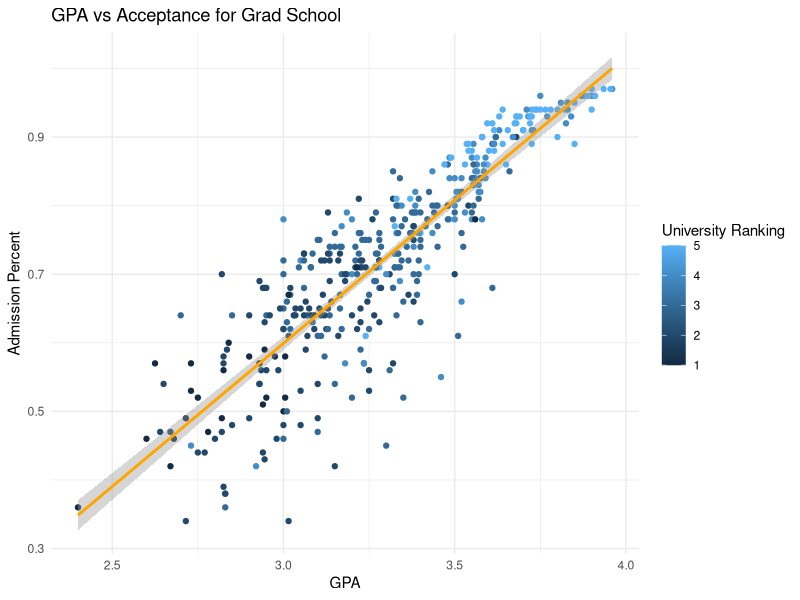

R code for this plot: (Note: this script raises an error after producing the figure.)
## ---- chunk 1
# don't worry about the details of this code for now. By the end of this workshop you will learn what each of these components means and how to use them!

library(tidyverse)

grad_school <- read_csv("grad_school.csv")

ggplot(grad_school, aes(x = gpa, y = admission_percent)) +
  geom_point(aes(color = university_ranking)) + 
  geom_smooth(method = "lm", color = "orange") + 
  labs(
    title="GPA vs Acceptance for Grad School",
    color = "University Ranking",
    x = "GPA",
    y = "Admission Percent"
    )+
  theme_minimal()

## ---- chunk 2
knitr::include_graphics("rstudio_image.png")
## ---- chunk 3

print("Hello world!")

# You can use hashtags to comment your code. R will ignore this line. If you weren't to have put a hashtag, then R might throw an error.
## ---- chunk 4

x <- c(12,3,15,20,5)

# Now, you try! Create a new variable y that stores any five numbers.

y <- c(110, 50, 16, 25, 14)

## ---- chunk 5

mean(x) # takes the mean of the vector x which we named above.

sd(x) # standard deviation

sum(x) 

summary(x) # provides min, 1st quartile, median, mean, 3rd quartile, max

# Now, you try! Run summary() on your vector, y.

summary(y)

## ---- chunk 6
alphabet <- c("a","b","c","d","e")

# Now, you try! Create a vector that holds any words you like. Remember strings and characters go in quotes!

alphabet2 <- c("rectangle", "america", "megaphone", "monday")

# Bonus points if you know what show this vector is a reference to.

## ---- chunk 7
boolean <- c(TRUE, FALSE, NA, TRUE, FALSE)

# Now, you try! Create a boolean variable called boolean2 which has value TRUE TRUE FALSE FALSE FALSE, or any TRUE/FALSE variables you like. Remember that TRUE and FALSE should be capitalized, but without quotes. 

# Side note: R stores TRUE as 1 and FALSE as 0, so you can even do math with it (useful for proportions and binary).

boolean2 <- c(TRUE, TRUE, FALSE, FALSE, FALSE)
mean(boolean2)

## ---- chunk 8

library(tidyverse)

# since we already loaded tidyverse at the top of the session, it will run more quickly than it will when you first open RStudio.
## ---- chunk 9

library(readr) # this package comes loaded with Tidyverse, though, and we've already loaded that!

grad_school <- read_csv("grad_school.csv")

## ---- chunk 10

str(grad_school)

head(grad_school)

tail(grad_school)

## ---- chunk 11

ggplot(grad_school, aes(x=gpa, y=gre)) + # call ggplot(dataset, aes(x,y))
  geom_point(aes(color = university_ranking)) + # we want to make a point graph that distingushes the scools ranking 
  geom_smooth(method="lm") + # add the line atop, using the linear model method
  labs(
    title="Relationship Between GRE Scores and GPA",
    color = "University Ranking"
    ) # title on top, rename the legend

## ---- chunk 12
gre_gpa <- lm(formula=gre~gpa, data = grad_school) # this makes a model


summary(gre_gpa) # this makes a summary of your linear model
## ---- chunk 13
# Now, you try! Using the grad_school dataset, make a linear model that correlates the qualitative score an applicant received on their purpose statement and their letters of recommendation.

lor_pos <- lm(formula=purpose_statement~letters_rec, data=grad_school)

summary(lor_pos)

# If you're feeling brave, try to plot it with ggplot2!

ggplot(data=grad_school, aes(x=letters_rec, y=purpose_statement)) +
  geom_jitter()

## ---- chunk 14

# the help page for the readr package
help(readr)

# the help page for the readr function read_csv(), which we just used above.
help(read_csv)

